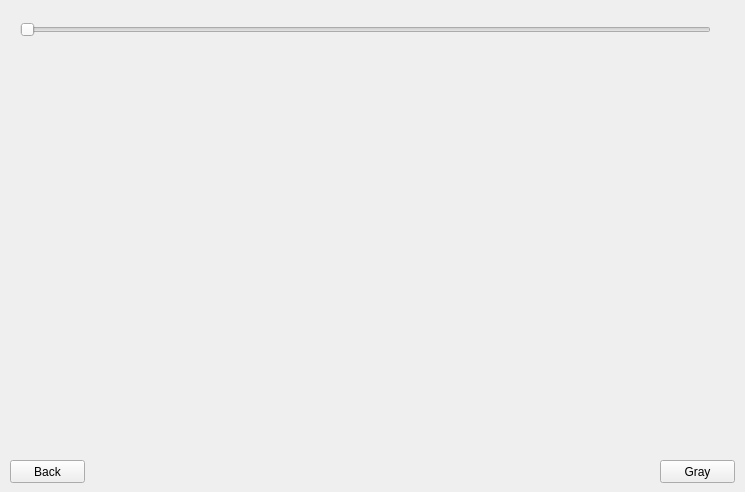
<?xml version="1.0" encoding="UTF-8"?>
<ui version="4.0">
 <class>Gray</class>
 <widget class="QWidget" name="Gray">
  <property name="geometry">
   <rect>
    <x>0</x>
    <y>0</y>
    <width>745</width>
    <height>492</height>
   </rect>
  </property>
  <property name="windowTitle">
   <string>Form</string>
  </property>
  <widget class="QLabel" name="label">
   <property name="geometry">
    <rect>
     <x>25</x>
     <y>70</y>
     <width>681</width>
     <height>371</height>
    </rect>
   </property>
   <property name="text">
    <string>
</string>
   </property>
   <property name="scaledContents">
    <bool>true</bool>
   </property>
  </widget>
  <widget class="QPushButton" name="pushButton">
   <property name="geometry">
    <rect>
     <x>10</x>
     <y>460</y>
     <width>75</width>
     <height>23</height>
    </rect>
   </property>
   <property name="text">
    <string>Back</string>
   </property>
  </widget>
  <widget class="QSlider" name="horizontalSlider">
   <property name="geometry">
    <rect>
     <x>20</x>
     <y>20</y>
     <width>691</width>
     <height>19</height>
    </rect>
   </property>
   <property name="maximum">
    <number>250</number>
   </property>
   <property name="orientation">
    <enum>Qt::Horizontal</enum>
   </property>
  </widget>
  <widget class="QPushButton" name="pushButton_2">
   <property name="geometry">
    <rect>
     <x>660</x>
     <y>460</y>
     <width>75</width>
     <height>23</height>
    </rect>
   </property>
   <property name="text">
    <string>Gray</string>
   </property>
  </widget>
 </widget>
 <resources/>
 <connections/>
</ui>
